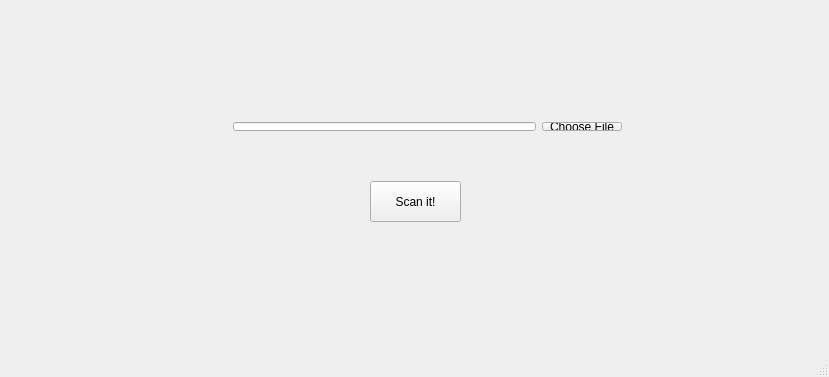
<?xml version="1.0" encoding="UTF-8"?>
<ui version="4.0">
 <class>MainWindow</class>
 <widget class="QMainWindow" name="MainWindow">
  <property name="geometry">
   <rect>
    <x>0</x>
    <y>0</y>
    <width>829</width>
    <height>377</height>
   </rect>
  </property>
  <property name="windowTitle">
   <string>VirusTotalClient</string>
  </property>
  <widget class="QWidget" name="centralWidget">
   <widget class="QWidget" name="layoutWidget">
    <property name="geometry">
     <rect>
      <x>220</x>
      <y>60</y>
      <width>411</width>
      <height>22</height>
     </rect>
    </property>
    <layout class="QHBoxLayout" name="horizontalLayout">
     <item>
      <widget class="QRadioButton" name="fileRadioButton">
       <property name="text">
        <string>File</string>
       </property>
       <property name="checkable">
        <bool>true</bool>
       </property>
       <property name="checked">
        <bool>true</bool>
       </property>
      </widget>
     </item>
     <item>
      <widget class="QRadioButton" name="urlRadioButton">
       <property name="text">
        <string>Url</string>
       </property>
      </widget>
     </item>
     <item>
      <widget class="QRadioButton" name="searchRadioButton">
       <property name="text">
        <string>Search</string>
       </property>
      </widget>
     </item>
    </layout>
   </widget>
   <widget class="QPushButton" name="scanButton">
    <property name="geometry">
     <rect>
      <x>370</x>
      <y>181</y>
      <width>91</width>
      <height>41</height>
     </rect>
    </property>
    <property name="text">
     <string>Scan it!</string>
    </property>
   </widget>
   <widget class="QWidget" name="layoutWidget">
    <property name="geometry">
     <rect>
      <x>222</x>
      <y>111</y>
      <width>411</width>
      <height>31</height>
     </rect>
    </property>
    <layout class="QHBoxLayout" name="horizontalLayout_2">
     <property name="sizeConstraint">
      <enum>QLayout::SetDefaultConstraint</enum>
     </property>
     <item>
      <widget class="QLineEdit" name="lineEdit"/>
     </item>
     <item>
      <widget class="QPushButton" name="uploadButton">
       <property name="text">
        <string>Choose File</string>
       </property>
      </widget>
     </item>
    </layout>
   </widget>
  </widget>
  <widget class="QStatusBar" name="statusBar"/>
  <action name="actionNew_Window">
   <property name="text">
    <string>New Window</string>
   </property>
  </action>
 </widget>
 <layoutdefault spacing="6" margin="11"/>
 <resources/>
 <connections/>
</ui>
